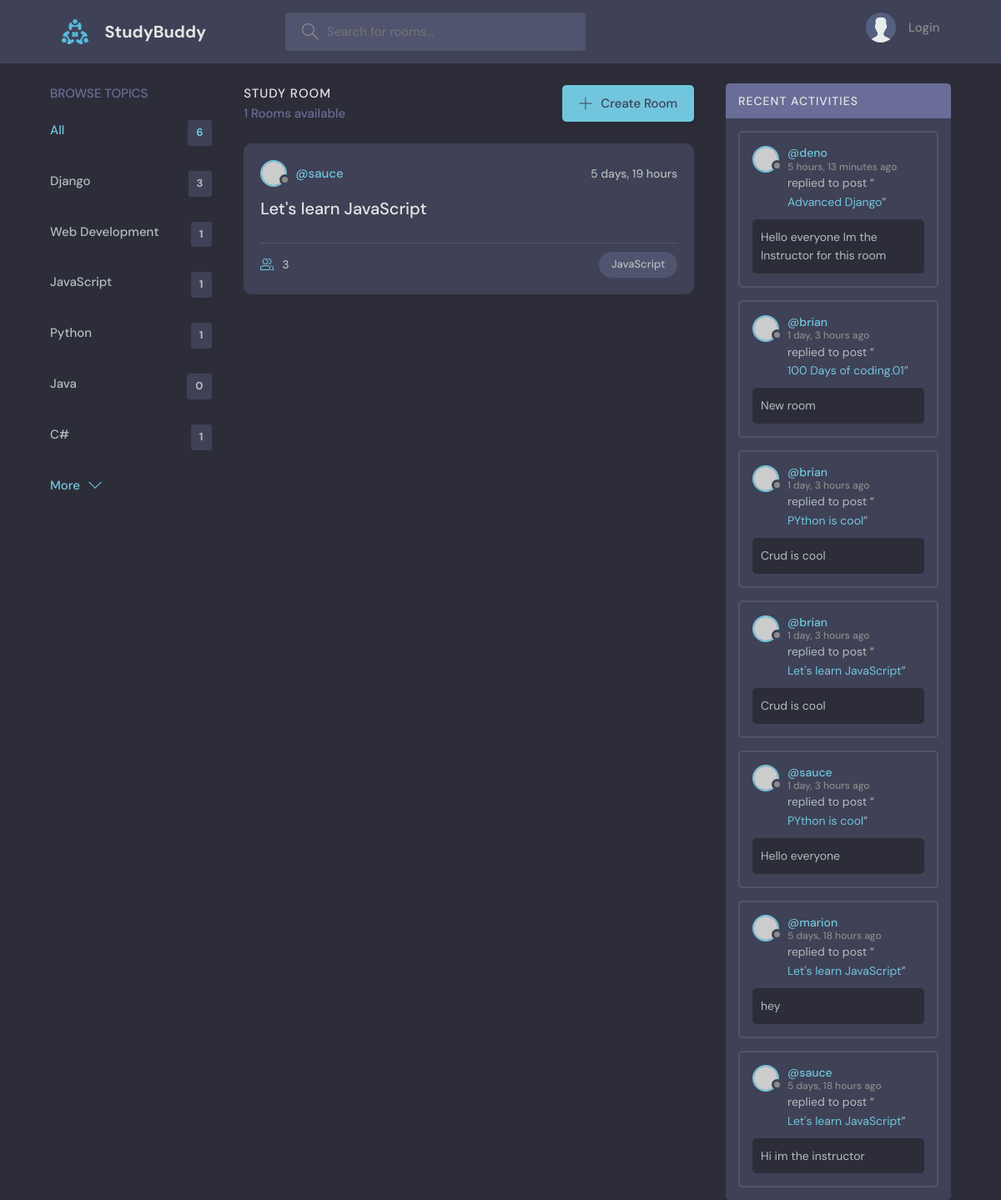
Screenshot of /?q=JavaScript with the database file from the repository.
### base/models.py (models this page shows, shortened)
class Topic(models.Model):
  name=models.CharField(max_length=200)
  class Meta:
    verbose_name="Topic"
    verbose_name_plural="Topics"

class Rooms(models.Model):
  host=models.ForeignKey(User,on_delete=models.CASCADE,null=True)
  topic=models.ForeignKey('Topic',on_delete=models.SET_NULL,null=True)
  name=models.CharField(max_length=200)
  description=models.TextField(null=True,blank=True)
  participants=models.ManyToManyField(User,related_name='participants',blank=True)
  created=models.DateTimeField(auto_now_add=True)
  updated=models.DateTimeField(auto_now=True)
  class Meta:
    ordering=['-updated','-created']
    verbose_name="Room"
    verbose_name_plural="Rooms"
    db_table="Room Table"
  def __str__(self):
    return self.name

class Messages(models.Model):
  user=models.ForeignKey(User,on_delete=models.CASCADE,null=True)
  room=models.ForeignKey(Rooms,on_delete=models.CASCADE)
  body=models.TextField()
  updated=models.DateTimeField(auto_now_add=True)
  created=models.DateTimeField(auto_now=True)
  class Meta:
    verbose_name="Message"
    verbose_name_plural="Messages"
    ordering=['-updated','-created']

### base/views.py (the view)
# urls.py: path('',views.home, name='home'),
def home(request):
  q=request.GET.get('q') if request.GET.get('q') != None else ''
  rooms=models.Rooms.objects.filter(
    Q(topic__name__icontains=q) |
    Q(name__icontains=q) |
    Q(host__username__icontains=q)
    )
  room_messages=models.Messages.objects.all()
  topics=models.Topic.objects.all()
  room_count=rooms.count()
  context={
    'rooms':rooms,
    'topics':topics,
    'room_count':room_count ,
    'room_messages':room_messages
           }
  return render(request, 'base/home.html', context)

### base/templates/base/home.html (shortened to what this page needs)
{% extends 'main.html' %}
{% block content %}
    <main class="layout layout--3">
      <div class="container">
        {% include 'base/browse_topics_component.html'%}
        <div class="roomList">
          <div class="roomList__header">
            <div>
              <h2>Study Room</h2>
              <p>{{room_count}} Rooms available</p>
            </div>
            <a class="btn btn--main" href="{% url 'createroom' %}">
              <svg version="1.1" xmlns="http://www.w3.org/2000/svg" width="32" height="32" viewBox="0 0 32 32">
                <title>add</title>
                <path
                  d="M16.943 0.943h-1.885v14.115h-14.115v1.885h14.115v14.115h1.885v-14.115h14.115v-1.885h-14.115v-14.115z"
                ></path>
              </svg>
              Create Room
            </a>
          </div>
          {%include 'base/rooms_component.html'%}
        </div>
        {% include 'base/activity_component.html'%}
      </div>
    </main>
{% endblock content %}

### base/templates/base/browse_topics_component.html
<div class="topics">
  <div class="topics__header">
    <h2>Browse Topics</h2>
  </div>
  <ul class="topics__list">
    <li>
      <a href="{% url 'home'%}" class="active">All <span>{{topics.count}}</span></a>
    </li>
    {% for topic in topics %}
    <li>
      <a href="{% url 'home' %}?q={{topic.name}}">{{topic.name}} <span>{{topic.rooms_set.all.count}}</span></a>
    </li>
    {% endfor %}
  </ul>
  <a class="btn btn--link" href="topics.html">
    More
    <svg version="1.1" xmlns="http://www.w3.org/2000/svg" width="32" height="32" viewBox="0 0 32 32">
      <title>chevron-down</title>
      <path d="M16 21l-13-13h-3l16 16 16-16h-3l-13 13z"></path>
    </svg>
  </a>
</div>

### base/templates/base/rooms_component.html (shortened to what this page needs)
{% for room in rooms %}
<div class="roomListRoom">
  <div class="roomListRoom__header">
    <a href="{% url 'user-profile' room.host.id %}" class="roomListRoom__author">
      <div class="avatar avatar--small">
        <img src="https://randomuser.me/api/portraits/women/11.jpg" />
      </div>
      <span>@{{room.host.username}}</span>
    </a>
    <div class="roomListRoom__actions">
      <span>{{room.created|timesince}}</span>
    </div>
  </div>
  <div class="roomListRoom__content">
    <a href="{% url 'room' room.id %}">{{room.name}}</a>
  </div>
  <div class="roomListRoom__meta">
    <a href="{% url 'room' room.id %}"class="roomListRoom__joined">
      {{room.participants.all.count}}
    </a>
    <p class="roomListRoom__topic">{{room.topic.name}}</p>
  </div>
</div>
{% endfor %}

### base/templates/base/activity_component.html (shortened to what this page needs)
<div class="activities">
          <div class="activities__header">
            <h2>Recent Activities</h2>
          </div>
          {% for message in room_messages %}
          <div class="activities__box">
            <div class="activities__boxHeader roomListRoom__header">
              <a href="{%url 'user-profile' message.user.id %}" class="roomListRoom__author">
                <div class="avatar avatar--small">
                  <img src="https://randomuser.me/api/portraits/women/11.jpg" />
                </div>
                <p>
                  @{{ message.user }}
                  <span>{{message.created|timesince}} ago</span>
                </p>
              </a>
            </div>
            <div class="activities__boxContent">
              <p>replied to post “<a href="{% url 'room' message.room.id %}">{{message.room}}</a>”</p>
              <div class="activities__boxRoomContent">
                {{message.body}}
              </div>
            </div>
          </div>
          {% endfor %}
        </div>

### rows the page displays
Topic: name "Django", rooms_set.all.count "3"
Topic: name "Web Development", rooms_set.all.count "1"
Topic: name "JavaScript", rooms_set.all.count "1"
Topic: name "Python", rooms_set.all.count "1"
Topic: name "Java", rooms_set.all.count "0"
Topic: name "C#", rooms_set.all.count "1"
Rooms: host.username "sauce", created "5 days, 19 hours", name "Let's learn JavaScript", participants.all.count "3", topic.name "JavaScript"
Messages: user "deno", created "5 hours, 13 minutes", room "Advanced Django", body "Hello everyone Im the Instructor for this room"
Messages: user "brian", created "1 day, 3 hours", room "100 Days of coding.01", body "New room"
Messages: user "brian", created "1 day, 3 hours", room "PYthon is cool", body "Crud is cool"
Messages: user "brian", created "1 day, 3 hours", room "Let's learn JavaScript", body "Crud is cool"
Messages: user "sauce", created "1 day, 3 hours", room "PYthon is cool", body "Hello everyone"
Messages: user "marion", created "5 days, 18 hours", room "Let's learn JavaScript", body "hey"
Messages: user "sauce", created "5 days, 18 hours", room "Let's learn JavaScript", body "Hi im the instructor"

### other values shown
{{ topics.count }} "6"
{{ room_count }} "1"
